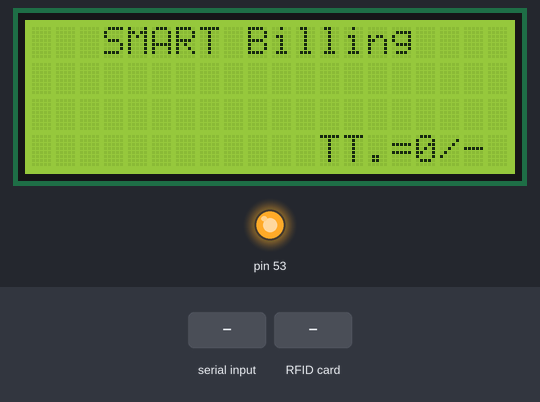
The sketch below on a simulated Arduino Mega 2560, built with avr-gcc and run on an emulated ATmega2560. Shown: 20×4 character LCD, output pins drawn as LEDs (lit = HIGH). Inputs (shaded band) come from the test bench. What the sketch prints to the serial monitor is not drawn.

Above: at 2.3 s.
2.4 s: "96 16 3C 9A" received over Serial
At 3.6 s:
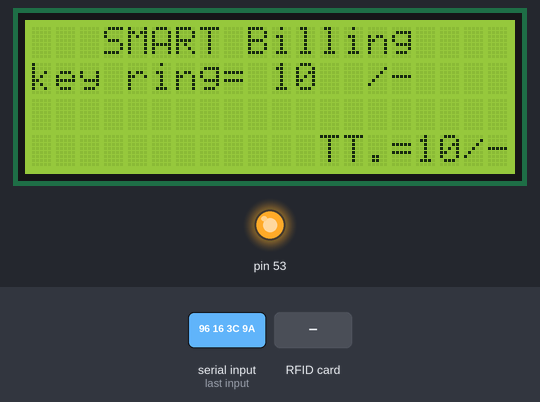
3.9 s: "90 D3 23 D9" received over Serial
At 5.1 s:
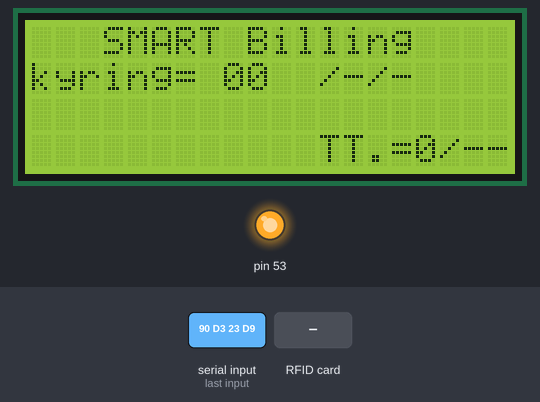
5.4 s: RFID card 90 D3 23 D9 held to the reader
8.4 s: "ED 0F 24 D9" received over Serial
At 9.4 s:
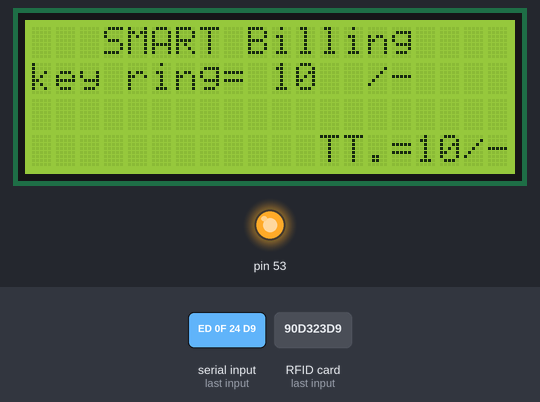
Timing chart, 0 to 11.4 s (numbered marks = the images above; inputs shaded):
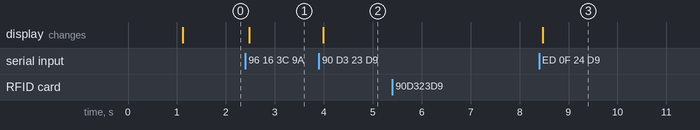

Measured:
- after the input at 2.4 s, the display: changes after 0.08 s (image 1)
- after the input at 3.9 s, the display: changes after 0.09 s (image 2)
- after the input at 5.4 s, every drawn part: stays the same
- after the input at 8.4 s, the display: changes after 0.08 s (image 3)

The sketch:

counter_side_code_withoutiot_.ino
```cpp
#include <SPI.h>
#include <MFRC522.h>
#include<SoftwareSerial.h>
SoftwareSerial firstSerial(22,24);//RX/TX
//#include <GSMSim.h>
//#define RX
//#define TX
#define SS_PIN 10
#define RST_PIN 9

#define r 170    //   1__,2__,3__

#include<LiquidCrystal.h>
int odonil= 67;   //           1__
int kyring =10;  //  10/-      0__
int pen=50;     //             2__

//GSMSim gsm;
MFRC522 mfrc522(SS_PIN, RST_PIN);

const int rs = 7, en = 5, d4 = 6, d5 = 2, d6 = 3, d7 = 4;
LiquidCrystal lcd(7, 5, 6, 2, 3, 4);
int state=0,ky=0,od=0,pe=0;
int stat=0,a[3],i,T=0,b,ba[3],c,A=0,pi=1,ci=1,mi=1;
void setup() {
 // noTone(8);
 firstSerial.begin(38400);
  Serial.begin(38400);
  lcd.begin(20, 4);
  lcd.setCursor(3, 0);
  lcd.print("SMART Billing");
 delay(1000);

  SPI.begin();
  mfrc522.PCD_Init();
  //gsm.start();
  //gsm.smsTextMode(true);


  //lcd.setCursor(2, 1);
 // lcd.print("SMART Billing");
  //lcd.setCursor(0, 2);
 // lcd.print("Total = ");
  //delay(500);
  // lcd.clear();


}
//char* number = "9536921271";

//int yo=6,ton=1;
void loop() {

if(Serial.available()>0)
  //digital(Write(led,HIGH);
  switch(Serial.read());


//  if(ton==1)
  //{
 // noTone(8);
 // ton=2;
 // }
  // lcd.begin(20, 4);

  Serial.write(r);
  c=r;
  b=c%100;
   for(i=0;i<=2;i++)
     {
        ba[i]= c%10;
        c=c/10;
     }
     if(ba[2]==2)
     {
      pen=b;
      c=r;

     }
     if(ba[2]==1)
     {
      odonil=b;
      c=r;
     }
     if(ba[2]==0)
     {
      kyring=b;
      c=r;
     }

  if (Serial.available() > 0)
  {

    stat = Serial.read();
   // Serial.write(stat);

   for (i=0;i<=2;i++)
      {
        a[i]=stat%10;
        stat=stat/10;
      }
  }

   if(a[0]==2)
    {
      lcd.setCursor(0, 1);
      lcd.print("key ring= ");
      lcd.print(kyring);
      lcd.print("  /-");
       ky=2;
    }

   if(a[0]==1)
    {
      lcd.setCursor(0, 1);
      lcd.print("kyring= ");
      lcd.print("00");
      lcd.print("  /-");
      if(ky==2)
      ky=1;
    }

   if(a[1]==2)
    {
      lcd.setCursor(0, 2);
      lcd.print("odonil= ");
      lcd.print(odonil);
      lcd.print("  /-");
      od=2;
    }

   if(a[1]==1)
    {
      lcd.setCursor(0, 2);
      lcd.print("odonil= ");
      lcd.print("00");
      lcd.print("  /-");
      od=1;
    }

   if(a[2]==2)
    {
      lcd.setCursor(0, 3);
      lcd.print("pens=");
      lcd.print(pen);
      lcd.print("  /-");
      pe=2;
    }

   if(a[2]==1)
    {
      lcd.setCursor(0, 3);
      lcd.print("pens=");
      lcd.print("00");
      lcd.print("  /-");
      pe=1;
    }

///%%%%%%%%%%%%%%%%%%%%%%%%%%%%%%%%%%%%%%%%%%%%%%%%%%%%%%%%%%%%%%%%%%%%%%%%%%%%%%%%%%%%%%%%%%%%%%%%%%%%%%%%%%%%%%%%%%%%%%%%%%%%%%

if(a[0]==2)
  {
    if(pi==1)
      {
        A=A+kyring;
        T=A;
        pi=2;
      }
  }
if(a[0]==1)
  {
    if(pi==2)
      {
        A=A-kyring;
        T=A;
        pi=1;
      }
  }

  if(a[1]==2)
  {
    if(mi==1)
      {
        A=A+odonil;
        T=A;
        mi=2;
      }
  }
if(a[1]==1)
  {
    if(mi==2)
      {
        A=A-odonil;
        T=A;
        mi=1;
      }
  }

  if(a[2]==2)
  {
    if(ci==1)
      {
        A=A+pen;
        T=A;
        ci=2;
      }
  }
if(a[2]==1)
  {
    if(ci==2)
      {
        A=A-pen;
        T=A;
        ci=1;
      }
  }


    lcd.setCursor(12, 3);
    lcd.print("TT.=");

      lcd.print(T);
      lcd.print("/-");
    //lcd.print(a[0]);
   // lcd.print("/-");
   // lcd.print(a[1]);
   // lcd.print("/-");
   // lcd.print(a[2]);
   // lcd.print("/-");
    //lcd.setCursor(0, 3);
    //lcd.print("TROLLEY NUMBER = 01");
//-----------------------------------------------------------------------------------------------//

if ( ! mfrc522.PICC_IsNewCardPresent())
  {
    return;
  }
  if ( ! mfrc522.PICC_ReadCardSerial())
  {
    return;
  }

  String content= "";
  byte letter;
  for (byte i = 0; i < mfrc522.uid.size; i++)
  {

     content.concat(String(mfrc522.uid.uidByte[i] < 0x10 ? " 0" : " "));
     content.concat(String(mfrc522.uid.uidByte[i], HEX));
  }


 content.toUpperCase();
  if (content.substring(1) == "90 D3 23 D9")
    {
      ky=1;
      if(ky==a[0])
    {
      if(ky==1)
      {
      tone(8, 5000, 600);
      ky=0;
      }
    }
    }

  else if (content.substring(1) == "96 16 3C 9A")
    {
      od=1;
      if(od==a[1])
    {
      if(od==1)
      {
      tone(8, 5000, 600);
      od=0;
      }
    }
    }

  else if (content.substring(1) == "ED 0F 24 D9")
    {
      pe=1;
      if(pe==a[2])
    {
      if(pe==1)
      {
      tone(8, 5000, 600);
      pe=0;
      }
    }
    }


   /* else if (content.substring(1) == "56 5B 05 9A")
      {
        if(yo==6)
        {
      char* message = "hi sir thanks for coming in SBS";
      yo=(gsm.smsSend(number, message));
      }
      }*/


  }
  void sndmsg()
{
  firstSerial.println("AT=CMGF=1");
  delay(1000);
  firstSerial.println("AT=CMGS=\"+917060528595\"\r");
  delay(1000);
  firstSerial.println("sms messagers sender");
  delay(100);
  firstSerial.println((char)23);
  delay(1000);

}

//}
```
